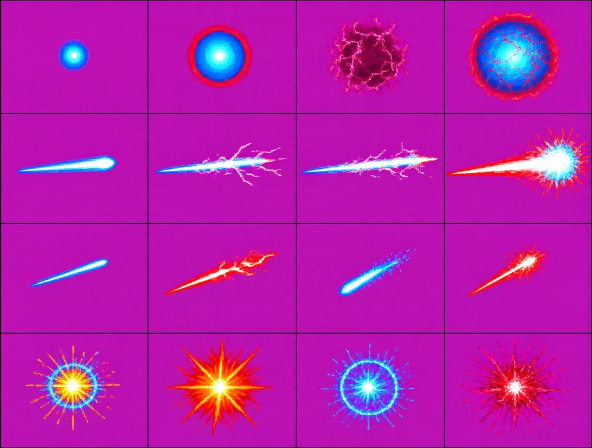
#> input picture arte-fonte/personagens/dev-veterano-v2/habilidades-1-orbes-raios.jpg, 1184 x 896 px (shown at 1/2 size)
$ python build_devvet_fx.py ../arte-fonte/personagens/dev-veterano-v2/habilidades-1-orbes-raios.jpg
#> lines starting #> are read from the running program, lines starting #| are printed output that depends on the picture
#!/usr/bin/env python3
"""Atlas de habilidades do DEV VETERANO v2 a partir da arte do dono.

Fonte: arte-fonte/personagens/dev-veterano-v2/
  habilidades-1-orbes-raios.jpg  grade 4x4: orbes | raio | raio diagonal | explosoes
  habilidades-2-correntes.jpg    grade 4x5: anel | corrente reta | arco | espiral | estouro
Saida: assets/abilities/dev-veterano.png (4 colunas x 5 linhas de 128 px),
10 linhas (5 poderes + 5 impactos), lista em ROWS abaixo.
Folhas: 1 orbes/raios, 2 correntes, 3 granada, 4 punho, 5 pistola.

Uso: python3 tools/build_devvet_fx.py [--preview arq.png]
"""
import sys
from pathlib import Path

import numpy as np
from PIL import Image, ImageFilter

ROOT = Path(__file__).resolve().parents[1]
SRC = ROOT / 'arte-fonte/personagens/dev-veterano-v2'
S = 128

SHEETS = {
    1: (SRC / 'habilidades-1-orbes-raios.jpg', 4, 4, 7),
    2: (SRC / 'habilidades-2-correntes.jpg', 4, 5, 7),
    3: (SRC / 'habilidades-3-granada.jpg', 4, 5, 7),
    4: (SRC / 'habilidades-4-punho.jpg', 4, 5, 7),
    5: (SRC / 'habilidades-5-pistola.jpg', 4, 5, 14),  # celulas com moldura arredondada
}
L = lambda sid, r: [(sid, c, r) for c in range(4)]
# linha do atlas -> 4 quadros (folha, coluna, linha) — kit v2 (js/data/devvet-v2.js)
ROWS = [
    L(5, 1),                                   # 0 Tiro Anti-Bug: rajada da pistola
    [(4, 0, 1), (4, 2, 3), (4, 3, 3), (4, 2, 3)],  # 1 Punho de 1TB: punho voando
    L(2, 1),                                   # 2 Correntes de Aco: corrente reta
    L(3, 0),                                   # 3 Granada: granada caindo
    L(4, 1),                                   # 4 Turbina (ult): punho com rastro + onda
    L(3, 2),                                   # 5 impacto da granada: explosao
    [(3, 2, 3), (3, 3, 3), (3, 3, 4), (3, 3, 3)],  # 6 fumaca da granada (zona)
    L(4, 4),                                   # 7 impacto da ult: aneis
    L(5, 2),                                   # 8 impacto do tiro
    L(4, 2),                                   # 9 impacto do punho
    [(5, 2, 3), (5, 0, 2), (5, 1, 2), (5, 2, 3)],  # 10 clarao do tiro na mao (lancamento)
    L(4, 0),                                   # 11 punho energizado carregando (lancamento)
    L(2, 0),                                   # 12 anel de corrente prendendo (acerto)
    L(2, 2),                                   # 13 chicote de corrente em arco (lancamento)
    [(3, 0, 3), (3, 1, 3), (3, 0, 3), (3, 1, 3)],  # 14 estilhacos da granada (2o acerto)
    L(1, 0),                                   # 15 esfera de energia crescendo (lancamento da ult)
    L(2, 3),                                   # 16 espiral de corrente (2o acerto)
]

def key_out(cell):
    """fundo magenta -> transparente (alfa suave pela distancia da cor do fundo)."""
    a = np.asarray(cell.convert('RGB')).astype(float)
    border = np.concatenate([a[:6].reshape(-1, 3), a[-6:].reshape(-1, 3), a[:, :6].reshape(-1, 3), a[:, -6:].reshape(-1, 3)])
    bg = np.median(border, axis=0)
    dist = np.sqrt(((a - bg) ** 2).sum(axis=2))
    alpha = np.clip((dist - 38) / 55, 0, 1)
    # descontamina a cor (tira o magenta das bordas semitransparentes)
    rgb = a.copy()
    al = alpha[..., None]
    rgb = np.where(al > 0.02, (a - bg * (1 - al)) / np.maximum(al, 0.02), a)
    rgb = np.clip(rgb, 0, 255)
    out = np.dstack([rgb, alpha * 255]).astype(np.uint8)
    # magenta puro que sobra (rastro rosa da granada) vira transparente: o jogo
    # trata magenta como chroma-key e o teste visual barra
    R, G, B = rgb[..., 0], rgb[..., 1], rgb[..., 2]
    mag = (G < 110) & (R > 150) & (B > 140) & (np.abs(R - B) < 80)
    out[..., 3] = np.where(mag, 0, out[..., 3])
    im = Image.fromarray(out, 'RGBA')
    # tira ruido isolado do JPEG
    m = im.getchannel('A').filter(ImageFilter.MinFilter(3)).filter(ImageFilter.MaxFilter(3))
    im.putalpha(Image.fromarray(np.minimum(np.asarray(m), np.asarray(im.getchannel('A')))))
    return im


def cells(sheet_id):
#> called with sheet_id = 1
    path, cols, rows, inset = SHEETS[sheet_id]
    im = Image.open(path).convert('RGB')
#> im is the input picture: PIL image 1184x896 RGB; mean R, G, B 181.4, 27.8, 171.3
    cw, ch = im.width / cols, im.height / rows
#> cw = 296; ch = 224
    out = {}
    for r in range(rows):
        for c in range(cols):
            box = (int(c * cw) + inset, int(r * ch) + inset, int((c + 1) * cw) - inset, int((r + 1) * ch) - inset)
            out[(c, r)] = key_out(im.crop(box))
#> this loop made 4 passes
#> after the loop, out = 16 items
    return out


def fit(im):
    """centra e encaixa em 128x128 mantendo a proporcao (mesma escala nos 4 quadros da linha)."""
    return im


def main():
    cache = {k: cells(k) for k in SHEETS}
#> call 2 of cells, with sheet_id = 2
#> in cells (call 2), `path, cols, rows, inset = SHEETS[sheet_id]`: cols = 4; rows = 5; inset = 7
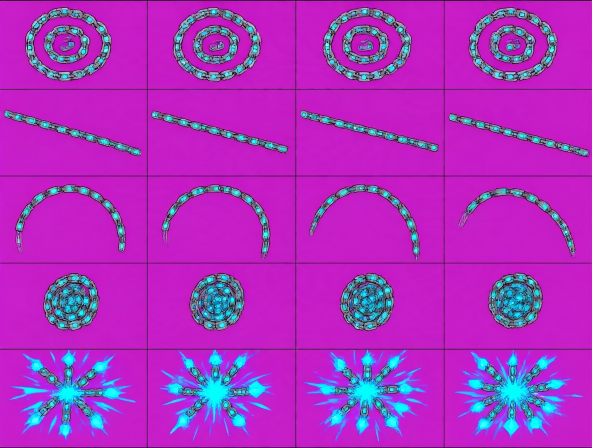
#> input picture arte-fonte/personagens/dev-veterano-v2/habilidades-2-correntes.jpg, 1184 x 896 px (shown at 1/2 size)
#> in cells, im is the input picture: PIL image 1184x896 RGB; mean R, G, B 172.3, 47.8, 191.2
#> in cells (call 2), `cw, ch = im.width / cols, im.height / rows`: ch = 179.2
#> the loop in cells (call 2), `for r in range(rows):` made 5 passes
#> after the loop in cells (call 2), `for r in range(rows):`: out = 20 items
#> call 3 of cells, with sheet_id = 3
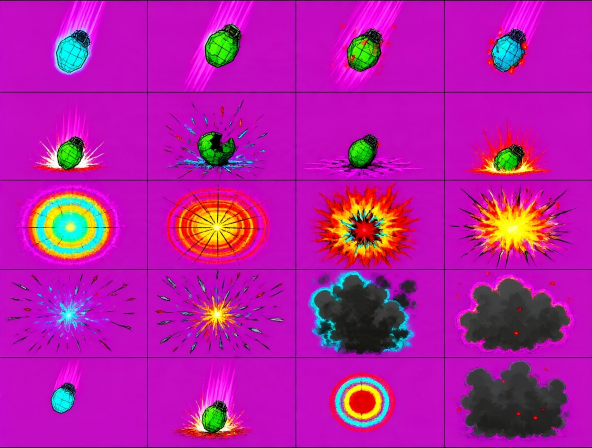
#> input picture arte-fonte/personagens/dev-veterano-v2/habilidades-3-granada.jpg, 1184 x 896 px (shown at 1/2 size)
#> in cells, im is the input picture: PIL image 1184x896 RGB; mean R, G, B 178.2, 28.6, 164.3
#> the loop in cells (call 3), `for r in range(rows):` made 5 passes
#> call 4 of cells, with sheet_id = 4
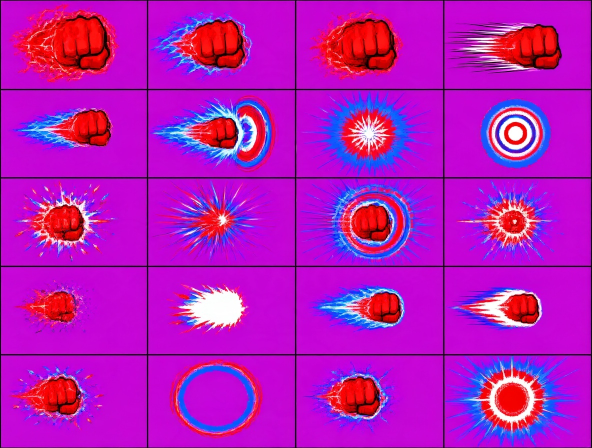
#> input picture arte-fonte/personagens/dev-veterano-v2/habilidades-4-punho.jpg, 1184 x 896 px (shown at 1/2 size)
#> in cells, im is the input picture: PIL image 1184x896 RGB; mean R, G, B 181.9, 21.5, 187
#> the loop in cells (call 4), `for r in range(rows):` made 5 passes
#> in cells (call 5), `path, cols, rows, inset = SHEETS[sheet_id]`: inset = 14
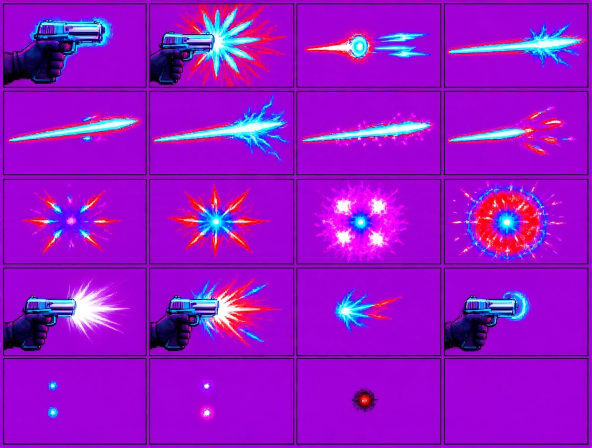
#> input picture arte-fonte/personagens/dev-veterano-v2/habilidades-5-pistola.jpg, 1184 x 896 px (shown at 1/2 size)
#> in cells, im is the input picture: PIL image 1184x896 RGB; mean R, G, B 150.7, 17.4, 200.4
#> the loop in cells (call 5), `for r in range(rows):` made 5 passes
#> pass 1, in key_out (call 77), `a = np.asarray(cell.convert('RGB')).astype(float)`:
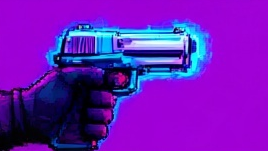
#> a: shape (151, 268, 3) float64; mean R, G, B 110.5, 24.4, 182.6
#> pass 1, in key_out (call 77), `rgb = np.where(al > 0.02, (a - bg * (1 - al)) / np.maximum(al, 0.02), a)`:
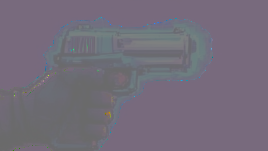
#> rgb: shape (151, 268, 3) float64; mean of channels 0, 1, 2 106.8, 26.9, 183; drawn with min black and max white
#> cache = 5 items
    atlas = Image.new('RGBA', (S * 4, S * len(ROWS)), (0, 0, 0, 0))
#> atlas: PIL image 512x2176 RGBA; every value is 0
    for r, spec in enumerate(ROWS):
        frames = [cache[sid][(c, sr)] for sid, c, sr in spec]
        # escala unica pra linha: o maior conteudo dos 4 quadros cabe em 124 px
        boxes = [f.getchannel('A').point(lambda v: 255 if v > 20 else 0).getbbox() for f in frames]
        bw = max((b[2] - b[0]) for b in boxes if b)
        bh = max((b[3] - b[1]) for b in boxes if b)
        sc = min(124 / bw, 124 / bh)
        for c, (f, b) in enumerate(zip(frames, boxes)):
            if not b:
                continue
            # recorte centrado no centro da celula original (o efeito mexe de verdade entre os quadros)
            w, h = f.size
            cx, cy = w / 2, h / 2
            half_w, half_h = bw / 2 + 2, bh / 2 + 2
            ux0 = min(b[0], cx - half_w); ux1 = max(b[2], cx + half_w)
            uy0 = min(b[1], cy - half_h); uy1 = max(b[3], cy + half_h)
            crop = f.crop((int(ux0), int(uy0), int(ux1), int(uy1)))
            nw, nh = max(1, int(crop.width * sc)), max(1, int(crop.height * sc))
            crop = crop.resize((nw, nh), Image.LANCZOS)
            cell = Image.new('RGBA', (S, S), (0, 0, 0, 0))
            cell.alpha_composite(crop, ((S - nw) // 2, (S - nh) // 2))
            atlas.alpha_composite(cell, (c * S, r * S))
#> this loop made 17 passes
#> (bw, bh, sc) on passes 1 to 12: (268, 131, 0.463), (282, 141, 0.44), (280, 95, 0.443), (130, 101, 0.954), (249, 165, 0.498), (238, 165, 0.521), (231, 165, 0.537), (258, 166, 0.481), (216, 148, 0.574), (262, 165, 0.473), (206, 142, 0.602), (224, 157, 0.554)
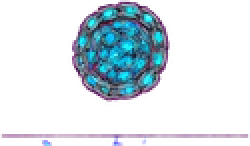
#> crop: PIL image 125x73 RGBA (shown 2 times larger); mean R, G, B, A 22.7, 26.6, 40, 55; transparent parts drawn white
    out = ROOT / 'assets/abilities/dev-veterano.png'
    atlas.save(out, optimize=True)
    print('ok', out, atlas.size)
#| ok assets/abilities/dev-veterano.png (512, 2176)
    if '--preview' in sys.argv:
        pv = Image.new('RGBA', atlas.size, (36, 36, 48, 255))
        pv.alpha_composite(atlas)
        pv.save(sys.argv[sys.argv.index('--preview') + 1])


if __name__ == '__main__':
    main()
